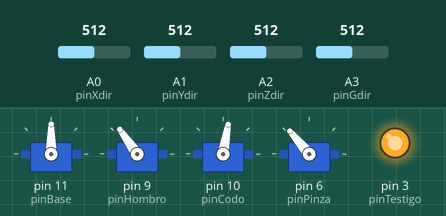
Recording of a sketch running on a simulated Arduino Uno, built with avr-gcc and run on an emulated ATmega328P. Parts: 4 × servo, output pins drawn as LEDs (lit = HIGH). The test bench sets the inputs (shaded band); at power-on: A0 (pinXdir) = 512, A1 (pinYdir) = 512, A3 (pinGdir) = 512, A2 (pinZdir) = 512.

Above: at 1.2 s.
1.3 s: A0 (pinXdir) set to 911
2.8 s: A0 (pinXdir) set to 936
At 3.26 s:
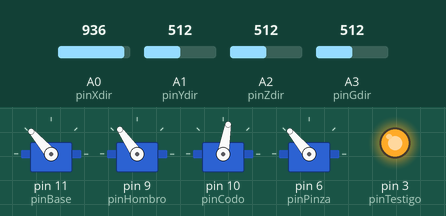
At 4.6 s:
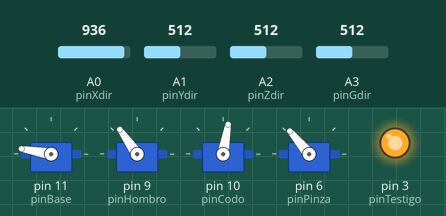
5.1 s: A1 (pinYdir) set to 905
6.6 s: A1 (pinYdir) set to 935
At 8.3 s:
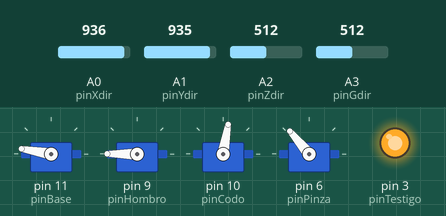
8.7 s: A3 (pinGdir) set to 915
10.2 s: A3 (pinGdir) set to 936
At 11.3 s:
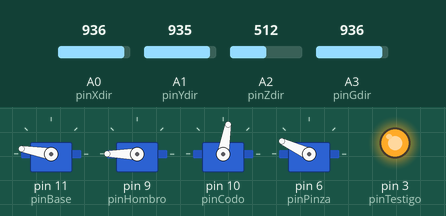
Timing chart, 0 to 12.9 s (numbered marks = the images above; inputs shaded):
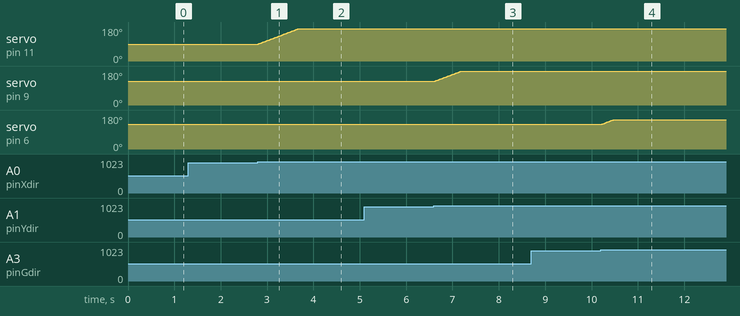

Measured:
- the behaviour switches between 922 and 923 on A0 (pinXdir) (found by bisection; images 0 and 1)
- the behaviour switches between 922 and 923 on A1 (pinYdir) (found by bisection; images 2 and 3)
- the behaviour switches between 922 and 923 on A3 (pinGdir) (found by bisection; images 3 and 4)
- after the input at 1.3 s, every drawn part: stays the same
- after the input at 2.8 s, servo on pin 11 (pinBase): moves from 90° to 170° over 0.85 s, starting at once
- after the input at 5.1 s, every drawn part: stays the same
- after the input at 6.6 s, servo on pin 9 (pinHombro): moves from 125° to 180° over 0.58 s, starting at once
- after the input at 8.7 s, every drawn part: stays the same
- after the input at 10.2 s, servo on pin 6 (pinPinza): moves from 130° to 155° over 0.26 s, starting at once

The sketch:

sketch_Brazo_final.ino
```cpp
//Incluye la biblioteca Servo para controlar los motores servo.
#include <Servo.h>

//Declara objetos Servo para cada una de las articulaciones del brazo robótico.
Servo servoBase;
Servo servoHombro;
Servo servoCodo;
Servo servoPinza;

//Define los pines de conexión para un LED (pinTestigo) y para cada servo.
const int pinTestigo = 3;
const int pinBase = 11;
const int pinHombro = 9;
const int pinCodo = 10;
const int pinPinza = 6;

//Define los pines de conexión para los controles analógicos de movimiento (direcciones X, Y, Z y G del joystick).
const int pinXdir = 0;
const int pinYdir = 1;
const int pinZdir = 2;
const int pinGdir = 3;

//Define valores mínimos y máximos de los valores analógicos y un retraso entre movimientos de los servos en milisegundos.
const int valorAnalogicoMin = 100;
const int valorAnalogicoMax = 923;
const int retardoMovimiento = 10;

//Define los límites de ángulo para cada servo, lo que ayuda a evitar movimientos que podrían dañar el brazo robótico.
const int anguloMinBase = 0;
const int anguloMaxBase = 170;
const int anguloMinHombro = 125;
const int anguloMaxHombro = 250;
const int anguloMinCodo = 35;
const int anguloMaxCodo = 80;
const int anguloMinPinza = 130;
const int anguloMaxPinza = 155;  // CAMBIO REALIZADO AQUÍ: Cambiado de 180 a 155 para limitar el ángulo a 25 grados

//Configura el modo y estado inicial del LED en pinTestigo para indicar que el sistema está encendido.
//Luego, inicializa los servos asignándoles sus pines de control.
void setup() {
  pinMode(pinTestigo, OUTPUT);
  digitalWrite(pinTestigo, HIGH);
  servoBase.attach(pinBase);
  servoHombro.attach(pinHombro);
  servoCodo.attach(pinCodo);
  servoPinza.attach(pinPinza);
}
//Lee los valores analógicos del joystick en cada dirección para obtener la posición en X, Y, Z y la dirección de la pinza.
void loop() {
  int dirX = analogRead(pinXdir);
  int dirY = analogRead(pinYdir);
  int dirZ = analogRead(pinZdir);
  int dirG = analogRead(pinGdir);

  // Determinar la dirección de movimiento para cada servo, llamando a la función obtenerDireccion que analiza los valores leídos.
  int direccionBase = obtenerDireccion(dirX);
  int direccionHombro = obtenerDireccion(dirY);
  int direccionCodo = obtenerDireccion(dirZ);
  int direccionPinza = obtenerDireccion(dirG);

  //Mueve los servos a sus nuevos ángulos según las direcciones y los límites especificados para cada articulación del brazo robótico.
  moverServoConDireccion(servoBase, direccionBase, anguloMinBase, anguloMaxBase);
  moverServoConDireccion(servoHombro, direccionHombro, anguloMinHombro, anguloMaxHombro);
  moverServoConDireccion(servoCodo, direccionCodo, anguloMinCodo, anguloMaxCodo);
  moverServoConDireccion(servoPinza, direccionPinza, anguloMinPinza, anguloMaxPinza);

  //Espera un tiempo corto para permitir un movimiento más controlado.
  delay(retardoMovimiento);  // Cambiado de delay(movementDelay) a delay(retardoMovimiento)
}

//Define la función obtenerDireccion, que interpreta los valores analógicos del joystick y devuelve la dirección del movimiento:
//-1 para retroceso, 1 para avance y 0 para sin movimiento.
// Función para determinar la dirección de movimiento
int obtenerDireccion(int valorAnalogico) {
  if (valorAnalogico <= valorAnalogicoMin) {
    return -1;  // Retroceso
  } else if (valorAnalogico >= valorAnalogicoMax) {
    return 1;  // Avance
  } else {
    return 0;  // Sin movimiento
  }
}

//Define la función moverServoConDireccion, que mueve el servo un paso en la dirección indicada,
//limitando el ángulo dentro del rango permitido (anguloMin y anguloMax).
// Función para mover el servo según la dirección establecida y los límites de ángulo
void moverServoConDireccion(Servo &servo, int direccion, int anguloMin, int anguloMax) {
  int anguloActual = servo.read();                                              // Obtener el ángulo actual del servo
  int nuevoAngulo = constrain(anguloActual + direccion, anguloMin, anguloMax);  // Calcular el nuevo ángulo
  servo.write(nuevoAngulo);                                                     // Mover el servo al nuevo ángulo
}
```
